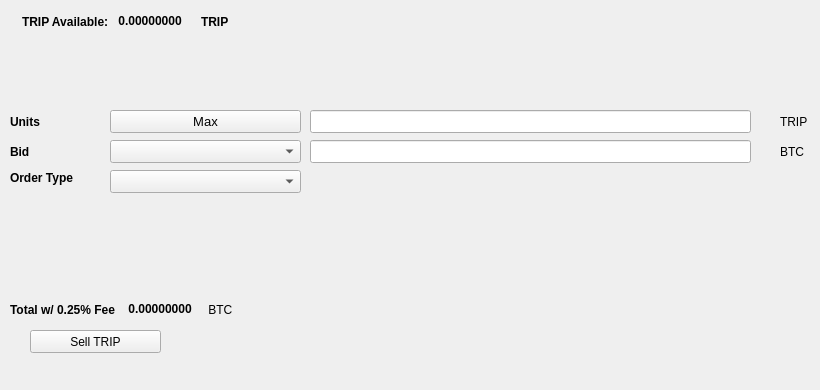
   <widget class="QWidget" name="SellTab">
    <attribute name="title">
     <string>Sell</string>
    </attribute>
    <widget class="QLabel" name="label_16">
     <property name="geometry">
      <rect>
       <x>780</x>
       <y>140</y>
       <width>31</width>
       <height>23</height>
      </rect>
     </property>
     <property name="text">
      <string>BTC</string>
     </property>
    </widget>
    <widget class="QComboBox" name="SellBidcomboBox">
     <property name="geometry">
      <rect>
       <x>110</x>
       <y>140</y>
       <width>191</width>
       <height>23</height>
      </rect>
     </property>
     <property name="font">
      <font>
       <pointsize>10</pointsize>
      </font>
     </property>
    </widget>
    <widget class="QLabel" name="label_18">
     <property name="geometry">
      <rect>
       <x>10</x>
       <y>110</y>
       <width>46</width>
       <height>23</height>
      </rect>
     </property>
     <property name="font">
      <font>
       <weight>75</weight>
       <bold>true</bold>
      </font>
     </property>
     <property name="text">
      <string>Units</string>
     </property>
    </widget>
    <widget class="QPushButton" name="Sell_Max_Amount">
     <property name="geometry">
      <rect>
       <x>110</x>
       <y>110</y>
       <width>191</width>
       <height>23</height>
      </rect>
     </property>
     <property name="font">
      <font>
       <pointsize>10</pointsize>
      </font>
     </property>
     <property name="text">
      <string>Max</string>
     </property>
    </widget>
    <widget class="QLabel" name="label_20">
     <property name="geometry">
      <rect>
       <x>10</x>
       <y>170</y>
       <width>91</width>
       <height>16</height>
      </rect>
     </property>
     <property name="font">
      <font>
       <weight>75</weight>
       <bold>true</bold>
      </font>
     </property>
     <property name="text">
      <string>Order Type</string>
     </property>
    </widget>
    <widget class="QComboBox" name="SellOrdertypeCombo">
     <property name="geometry">
      <rect>
       <x>110</x>
       <y>170</y>
       <width>191</width>
       <height>23</height>
      </rect>
     </property>
     <property name="font">
      <font>
       <pointsize>10</pointsize>
      </font>
     </property>
    </widget>
    <widget class="QLabel" name="label_21">
     <property name="geometry">
      <rect>
       <x>10</x>
       <y>140</y>
       <width>46</width>
       <height>23</height>
      </rect>
     </property>
     <property name="font">
      <font>
       <weight>75</weight>
       <bold>true</bold>
      </font>
     </property>
     <property name="text">
      <string>Bid</string>
     </property>
    </widget>
    <widget class="QLabel" name="label_22">
     <property name="geometry">
      <rect>
       <x>780</x>
       <y>110</y>
       <width>31</width>
       <height>23</height>
      </rect>
     </property>
     <property name="text">
      <string>TRIP</string>
     </property>
    </widget>
    <widget class="QLineEdit" name="UnitsInputTRIP">
     <property name="geometry">
      <rect>
       <x>310</x>
       <y>110</y>
       <width>441</width>
       <height>23</height>
      </rect>
     </property>
     <property name="font">
      <font>
       <pointsize>9</pointsize>
       <weight>75</weight>
       <bold>true</bold>
      </font>
     </property>
    </widget>
    <widget class="QLineEdit" name="SellBidPriceEdit">
     <property name="geometry">
      <rect>
       <x>310</x>
       <y>140</y>
       <width>441</width>
       <height>23</height>
      </rect>
     </property>
     <property name="font">
      <font>
       <pointsize>9</pointsize>
       <weight>75</weight>
       <bold>true</bold>
      </font>
     </property>
    </widget>
    <widget class="QPushButton" name="SellTRIPBTN">
     <property name="geometry">
      <rect>
       <x>30</x>
       <y>330</y>
       <width>131</width>
       <height>23</height>
      </rect>
     </property>
     <property name="text">
      <string>Sell TRIP</string>
     </property>
     <property name="icon">
      <iconset resource="../trip">
       <normaloff>:/icons/bitcoin</normaloff>:/icons/bitcoin</iconset>
     </property>
    </widget>
    <widget class="QWidget" name="layoutWidget3">
     <property name="geometry">
      <rect>
       <x>22</x>
       <y>12</y>
       <width>258</width>
       <height>19</height>
      </rect>
     </property>
     <layout class="QHBoxLayout" name="horizontalLayout">
      <item>
       <widget class="QLabel" name="label232_2">
        <property name="font">
         <font>
          <weight>75</weight>
          <bold>true</bold>
         </font>
        </property>
        <property name="text">
         <string>TRIP Available:</string>
        </property>
       </widget>
      </item>
      <item>
       <widget class="QLabel" name="TRIPAvailableLabel">
        <property name="palette">
         <palette>
          <active>
           <colorrole role="WindowText">
            <brush brushstyle="SolidPattern">
             <color alpha="255">
              <red>0</red>
              <green>0</green>
              <blue>0</blue>
             </color>
            </brush>
           </colorrole>
           <colorrole role="Button">
            <brush brushstyle="SolidPattern">
             <color alpha="255">
              <red>0</red>
              <green>170</green>
              <blue>0</blue>
             </color>
            </brush>
           </colorrole>
           <colorrole role="Light">
            <brush brushstyle="SolidPattern">
             <color alpha="255">
              <red>0</red>
              <green>255</green>
              <blue>0</blue>
             </color>
            </brush>
           </colorrole>
           <colorrole role="Midlight">
            <brush brushstyle="SolidPattern">
             <color alpha="255">
              <red>0</red>
              <green>212</green>
              <blue>0</blue>
             </color>
            </brush>
           </colorrole>
           <colorrole role="Dark">
            <brush brushstyle="SolidPattern">
             <color alpha="255">
              <red>0</red>
              <green>85</green>
              <blue>0</blue>
             </color>
            </brush>
           </colorrole>
           <colorrole role="Mid">
            <brush brushstyle="SolidPattern">
             <color alpha="255">
              <red>0</red>
              <green>113</green>
              <blue>0</blue>
             </color>
            </brush>
           </colorrole>
           <colorrole role="Text">
            <brush brushstyle="SolidPattern">
             <color alpha="255">
              <red>0</red>
              <green>170</green>
              <blue>0</blue>
             </color>
            </brush>
           </colorrole>
           <colorrole role="BrightText">
            <brush brushstyle="SolidPattern">
             <color alpha="255">
              <red>255</red>
              <green>255</green>
              <blue>255</blue>
             </color>
            </brush>
           </colorrole>
           <colorrole role="ButtonText">
            <brush brushstyle="SolidPattern">
             <color alpha="255">
              <red>0</red>
              <green>0</green>
              <blue>0</blue>
             </color>
            </brush>
           </colorrole>
           <colorrole role="Base">
            <brush brushstyle="SolidPattern">
             <color alpha="255">
              <red>255</red>
              <green>255</green>
              <blue>255</blue>
             </color>
            </brush>
           </colorrole>
           <colorrole role="Window">
            <brush brushstyle="SolidPattern">
             <color alpha="255">
              <red>0</red>
              <green>170</green>
              <blue>0</blue>
             </color>
            </brush>
           </colorrole>
           <colorrole role="Shadow">
            <brush brushstyle="SolidPattern">
             <color alpha="255">
              <red>0</red>
              <green>0</green>
              <blue>0</blue>
             </color>
            </brush>
           </colorrole>
           <colorrole role="AlternateBase">
            <brush brushstyle="SolidPattern">
             <color alpha="255">
              <red>127</red>
              <green>212</green>
              <blue>127</blue>
             </color>
            </brush>
           </colorrole>
           <colorrole role="ToolTipBase">
            <brush brushstyle="SolidPattern">
             <color alpha="255">
              <red>255</red>
              <green>255</green>
              <blue>220</blue>
             </color>
            </brush>
           </colorrole>
           <colorrole role="ToolTipText">
            <brush brushstyle="SolidPattern">
             <color alpha="255">
              <red>0</red>
              <green>0</green>
              <blue>0</blue>
             </color>
            </brush>
           </colorrole>
          </active>
          <inactive>
           <colorrole role="WindowText">
            <brush brushstyle="SolidPattern">
             <color alpha="255">
              <red>0</red>
              <green>0</green>
              <blue>0</blue>
             </color>
            </brush>
           </colorrole>
           <colorrole role="Button">
            <brush brushstyle="SolidPattern">
             <color alpha="255">
              <red>0</red>
              <green>170</green>
              <blue>0</blue>
             </color>
            </brush>
           </colorrole>
           <colorrole role="Light">
            <brush brushstyle="SolidPattern">
             <color alpha="255">
              <red>0</red>
              <green>255</green>
              <blue>0</blue>
             </color>
            </brush>
           </colorrole>
           <colorrole role="Midlight">
            <brush brushstyle="SolidPattern">
             <color alpha="255">
              <red>0</red>
              <green>212</green>
              <blue>0</blue>
             </color>
            </brush>
           </colorrole>
           <colorrole role="Dark">
            <brush brushstyle="SolidPattern">
             <color alpha="255">
              <red>0</red>
              <green>85</green>
              <blue>0</blue>
             </color>
            </brush>
           </colorrole>
           <colorrole role="Mid">
            <brush brushstyle="SolidPattern">
             <color alpha="255">
              <red>0</red>
              <green>113</green>
              <blue>0</blue>
             </color>
            </brush>
           </colorrole>
           <colorrole role="Text">
            <brush brushstyle="SolidPattern">
             <color alpha="255">
              <red>0</red>
              <green>170</green>
              <blue>0</blue>
             </color>
            </brush>
           </colorrole>
           <colorrole role="BrightText">
            <brush brushstyle="SolidPattern">
             <color alpha="255">
              <red>255</red>
              <green>255</green>
              <blue>255</blue>
             </color>
            </brush>
           </colorrole>
           <colorrole role="ButtonText">
            <brush brushstyle="SolidPattern">
             <color alpha="255">
              <red>0</red>
              <green>0</green>
              <blue>0</blue>
             </color>
            </brush>
           </colorrole>
           <colorrole role="Base">
            <brush brushstyle="SolidPattern">
             <color alpha="255">
              <red>255</red>
              <green>255</green>
              <blue>255</blue>
             </color>
            </brush>
           </colorrole>
           <colorrole role="Window">
            <brush brushstyle="SolidPattern">
             <color alpha="255">
              <red>0</red>
              <green>170</green>
              <blue>0</blue>
             </color>
            </brush>
           </colorrole>
           <colorrole role="Shadow">
            <brush brushstyle="SolidPattern">
             <color alpha="255">
              <red>0</red>
              <green>0</green>
              <blue>0</blue>
             </color>
            </brush>
           </colorrole>
           <colorrole role="AlternateBase">
            <brush brushstyle="SolidPattern">
             <color alpha="255">
              <red>127</red>
              <green>212</green>
              <blue>127</blue>
             </color>
            </brush>
           </colorrole>
           <colorrole role="ToolTipBase">
            <brush brushstyle="SolidPattern">
             <color alpha="255">
              <red>255</red>
              <green>255</green>
              <blue>220</blue>
             </color>
            </brush>
           </colorrole>
           <colorrole role="ToolTipText">
            <brush brushstyle="SolidPattern">
             <color alpha="255">
              <red>0</red>
              <green>0</green>
              <blue>0</blue>
             </color>
            </brush>
           </colorrole>
          </inactive>
          <disabled>
           <colorrole role="WindowText">
            <brush brushstyle="SolidPattern">
             <color alpha="255">
              <red>0</red>
              <green>85</green>
              <blue>0</blue>
             </color>
            </brush>
           </colorrole>
           <colorrole role="Button">
            <brush brushstyle="SolidPattern">
             <color alpha="255">
              <red>0</red>
              <green>170</green>
              <blue>0</blue>
             </color>
            </brush>
           </colorrole>
           <colorrole role="Light">
            <brush brushstyle="SolidPattern">
             <color alpha="255">
              <red>0</red>
              <green>255</green>
              <blue>0</blue>
             </color>
            </brush>
           </colorrole>
           <colorrole role="Midlight">
            <brush brushstyle="SolidPattern">
             <color alpha="255">
              <red>0</red>
              <green>212</green>
              <blue>0</blue>
             </color>
            </brush>
           </colorrole>
           <colorrole role="Dark">
            <brush brushstyle="SolidPattern">
             <color alpha="255">
              <red>0</red>
              <green>85</green>
              <blue>0</blue>
             </color>
            </brush>
           </colorrole>
           <colorrole role="Mid">
            <brush brushstyle="SolidPattern">
             <color alpha="255">
              <red>0</red>
              <green>113</green>
              <blue>0</blue>
             </color>
            </brush>
           </colorrole>
           <colorrole role="Text">
            <brush brushstyle="SolidPattern">
             <color alpha="255">
              <red>0</red>
              <green>85</green>
              <blue>0</blue>
             </color>
            </brush>
           </colorrole>
           <colorrole role="BrightText">
            <brush brushstyle="SolidPattern">
             <color alpha="255">
              <red>255</red>
              <green>255</green>
              <blue>255</blue>
             </color>
            </brush>
           </colorrole>
           <colorrole role="ButtonText">
            <brush brushstyle="SolidPattern">
             <color alpha="255">
              <red>0</red>
              <green>85</green>
              <blue>0</blue>
             </color>
            </brush>
           </colorrole>
           <colorrole role="Base">
            <brush brushstyle="SolidPattern">
             <color alpha="255">
              <red>0</red>
              <green>170</green>
              <blue>0</blue>
             </color>
            </brush>
           </colorrole>
           <colorrole role="Window">
            <brush brushstyle="SolidPattern">
             <color alpha="255">
              <red>0</red>
              <green>170</green>
              <blue>0</blue>
             </color>
            </brush>
           </colorrole>
           <colorrole role="Shadow">
            <brush brushstyle="SolidPattern">
             <color alpha="255">
              <red>0</red>
              <green>0</green>
              <blue>0</blue>
             </color>
            </brush>
           </colorrole>
           <colorrole role="AlternateBase">
            <brush brushstyle="SolidPattern">
             <color alpha="255">
              <red>0</red>
              <green>170</green>
              <blue>0</blue>
             </color>
            </brush>
           </colorrole>
           <colorrole role="ToolTipBase">
            <brush brushstyle="SolidPattern">
             <color alpha="255">
              <red>255</red>
              <green>255</green>
              <blue>220</blue>
             </color>
            </brush>
           </colorrole>
           <colorrole role="ToolTipText">
            <brush brushstyle="SolidPattern">
             <color alpha="255">
              <red>0</red>
              <green>0</green>
              <blue>0</blue>
             </color>
            </brush>
           </colorrole>
          </disabled>
         </palette>
        </property>
        <property name="font">
         <font>
          <weight>75</weight>
          <bold>true</bold>
         </font>
        </property>
        <property name="text">
         <string> 0.00000000 </string>
        </property>
        <property name="textInteractionFlags">
         <set>Qt::LinksAccessibleByMouse|Qt::TextSelectableByKeyboard|Qt::TextSelectableByMouse</set>
        </property>
       </widget>
      </item>
      <item>
       <widget class="QLabel" name="labelTRIP">
        <property name="font">
         <font>
          <weight>75</weight>
          <bold>true</bold>
         </font>
        </property>
        <property name="text">
         <string>TRIP</string>
        </property>
       </widget>
      </item>
     </layout>
    </widget>
    <widget class="QWidget" name="layoutWidget">
     <property name="geometry">
      <rect>
       <x>10</x>
       <y>300</y>
       <width>268</width>
       <height>19</height>
      </rect>
     </property>
     <layout class="QHBoxLayout" name="horizontalLayout_2">
      <item>
       <widget class="QLabel" name="label_19">
        <property name="font">
         <font>
          <weight>75</weight>
          <bold>true</bold>
         </font>
        </property>
        <property name="text">
         <string>Total w/ 0.25% Fee </string>
        </property>
       </widget>
      </item>
      <item>
       <widget class="QLabel" name="SellCostLabel">
        <property name="palette">
         <palette>
          <active>
           <colorrole role="WindowText">
            <brush brushstyle="SolidPattern">
             <color alpha="255">
              <red>0</red>
              <green>0</green>
              <blue>0</blue>
             </color>
            </brush>
           </colorrole>
           <colorrole role="Button">
            <brush brushstyle="SolidPattern">
             <color alpha="255">
              <red>0</red>
              <green>170</green>
              <blue>0</blue>
             </color>
            </brush>
           </colorrole>
           <colorrole role="Light">
            <brush brushstyle="SolidPattern">
             <color alpha="255">
              <red>0</red>
              <green>255</green>
              <blue>0</blue>
             </color>
            </brush>
           </colorrole>
           <colorrole role="Midlight">
            <brush brushstyle="SolidPattern">
             <color alpha="255">
              <red>0</red>
              <green>212</green>
              <blue>0</blue>
             </color>
            </brush>
           </colorrole>
           <colorrole role="Dark">
            <brush brushstyle="SolidPattern">
             <color alpha="255">
              <red>0</red>
              <green>85</green>
              <blue>0</blue>
             </color>
            </brush>
           </colorrole>
           <colorrole role="Mid">
            <brush brushstyle="SolidPattern">
             <color alpha="255">
              <red>0</red>
              <green>113</green>
              <blue>0</blue>
             </color>
            </brush>
           </colorrole>
           <colorrole role="Text">
            <brush brushstyle="SolidPattern">
             <color alpha="255">
              <red>0</red>
              <green>170</green>
              <blue>0</blue>
             </color>
            </brush>
           </colorrole>
           <colorrole role="BrightText">
            <brush brushstyle="SolidPattern">
             <color alpha="255">
              <red>255</red>
              <green>255</green>
              <blue>255</blue>
             </color>
            </brush>
           </colorrole>
           <colorrole role="ButtonText">
            <brush brushstyle="SolidPattern">
             <color alpha="255">
              <red>0</red>
              <green>0</green>
              <blue>0</blue>
             </color>
            </brush>
           </colorrole>
           <colorrole role="Base">
            <brush brushstyle="SolidPattern">
             <color alpha="255">
              <red>255</red>
              <green>255</green>
              <blue>255</blue>
             </color>
            </brush>
           </colorrole>
           <colorrole role="Window">
            <brush brushstyle="SolidPattern">
             <color alpha="255">
              <red>0</red>
              <green>170</green>
              <blue>0</blue>
             </color>
            </brush>
           </colorrole>
           <colorrole role="Shadow">
            <brush brushstyle="SolidPattern">
             <color alpha="255">
              <red>0</red>
              <green>0</green>
              <blue>0</blue>
             </color>
            </brush>
           </colorrole>
           <colorrole role="AlternateBase">
            <brush brushstyle="SolidPattern">
             <color alpha="255">
              <red>127</red>
              <green>212</green>
              <blue>127</blue>
             </color>
            </brush>
           </colorrole>
           <colorrole role="ToolTipBase">
            <brush brushstyle="SolidPattern">
             <color alpha="255">
              <red>255</red>
              <green>255</green>
              <blue>220</blue>
             </color>
            </brush>
           </colorrole>
           <colorrole role="ToolTipText">
            <brush brushstyle="SolidPattern">
             <color alpha="255">
              <red>0</red>
              <green>0</green>
              <blue>0</blue>
             </color>
            </brush>
           </colorrole>
          </active>
          <inactive>
           <colorrole role="WindowText">
            <brush brushstyle="SolidPattern">
             <color alpha="255">
              <red>0</red>
              <green>0</green>
              <blue>0</blue>
             </color>
            </brush>
           </colorrole>
           <colorrole role="Button">
            <brush brushstyle="SolidPattern">
             <color alpha="255">
              <red>0</red>
              <green>170</green>
              <blue>0</blue>
             </color>
            </brush>
           </colorrole>
           <colorrole role="Light">
            <brush brushstyle="SolidPattern">
             <color alpha="255">
              <red>0</red>
              <green>255</green>
              <blue>0</blue>
             </color>
            </brush>
           </colorrole>
           <colorrole role="Midlight">
            <brush brushstyle="SolidPattern">
             <color alpha="255">
              <red>0</red>
              <green>212</green>
              <blue>0</blue>
             </color>
            </brush>
           </colorrole>
           <colorrole role="Dark">
            <brush brushstyle="SolidPattern">
             <color alpha="255">
              <red>0</red>
              <green>85</green>
              <blue>0</blue>
             </color>
            </brush>
           </colorrole>
           <colorrole role="Mid">
            <brush brushstyle="SolidPattern">
             <color alpha="255">
              <red>0</red>
              <green>113</green>
              <blue>0</blue>
             </color>
            </brush>
           </colorrole>
           <colorrole role="Text">
            <brush brushstyle="SolidPattern">
             <color alpha="255">
              <red>0</red>
              <green>170</green>
              <blue>0</blue>
             </color>
            </brush>
           </colorrole>
           <colorrole role="BrightText">
            <brush brushstyle="SolidPattern">
             <color alpha="255">
              <red>255</red>
              <green>255</green>
              <blue>255</blue>
             </color>
            </brush>
           </colorrole>
           <colorrole role="ButtonText">
            <brush brushstyle="SolidPattern">
             <color alpha="255">
              <red>0</red>
              <green>0</green>
              <blue>0</blue>
             </color>
            </brush>
           </colorrole>
           <colorrole role="Base">
            <brush brushstyle="SolidPattern">
             <color alpha="255">
              <red>255</red>
              <green>255</green>
              <blue>255</blue>
             </color>
            </brush>
           </colorrole>
           <colorrole role="Window">
            <brush brushstyle="SolidPattern">
             <color alpha="255">
              <red>0</red>
              <green>170</green>
              <blue>0</blue>
             </color>
            </brush>
           </colorrole>
           <colorrole role="Shadow">
            <brush brushstyle="SolidPattern">
             <color alpha="255">
              <red>0</red>
              <green>0</green>
              <blue>0</blue>
             </color>
            </brush>
           </colorrole>
           <colorrole role="AlternateBase">
            <brush brushstyle="SolidPattern">
             <color alpha="255">
              <red>127</red>
              <green>212</green>
              <blue>127</blue>
             </color>
            </brush>
           </colorrole>
           <colorrole role="ToolTipBase">
            <brush brushstyle="SolidPattern">
             <color alpha="255">
              <red>255</red>
              <green>255</green>
              <blue>220</blue>
             </color>
            </brush>
           </colorrole>
           <colorrole role="ToolTipText">
            <brush brushstyle="SolidPattern">
             <color alpha="255">
              <red>0</red>
              <green>0</green>
              <blue>0</blue>
             </color>
            </brush>
           </colorrole>
          </inactive>
          <disabled>
           <colorrole role="WindowText">
            <brush brushstyle="SolidPattern">
             <color alpha="255">
              <red>0</red>
              <green>85</green>
              <blue>0</blue>
             </color>
            </brush>
           </colorrole>
           <colorrole role="Button">
            <brush brushstyle="SolidPattern">
             <color alpha="255">
              <red>0</red>
              <green>170</green>
              <blue>0</blue>
             </color>
            </brush>
           </colorrole>
           <colorrole role="Light">
            <brush brushstyle="SolidPattern">
             <color alpha="255">
              <red>0</red>
              <green>255</green>
              <blue>0</blue>
             </color>
            </brush>
           </colorrole>
           <colorrole role="Midlight">
            <brush brushstyle="SolidPattern">
             <color alpha="255">
              <red>0</red>
              <green>212</green>
              <blue>0</blue>
             </color>
            </brush>
           </colorrole>
           <colorrole role="Dark">
            <brush brushstyle="SolidPattern">
             <color alpha="255">
              <red>0</red>
              <green>85</green>
              <blue>0</blue>
             </color>
            </brush>
           </colorrole>
           <colorrole role="Mid">
            <brush brushstyle="SolidPattern">
             <color alpha="255">
              <red>0</red>
              <green>113</green>
              <blue>0</blue>
             </color>
            </brush>
           </colorrole>
           <colorrole role="Text">
            <brush brushstyle="SolidPattern">
             <color alpha="255">
              <red>0</red>
              <green>85</green>
              <blue>0</blue>
             </color>
            </brush>
           </colorrole>
           <colorrole role="BrightText">
            <brush brushstyle="SolidPattern">
             <color alpha="255">
              <red>255</red>
              <green>255</green>
              <blue>255</blue>
             </color>
            </brush>
           </colorrole>
           <colorrole role="ButtonText">
            <brush brushstyle="SolidPattern">
             <color alpha="255">
              <red>0</red>
              <green>85</green>
              <blue>0</blue>
             </color>
            </brush>
           </colorrole>
           <colorrole role="Base">
            <brush brushstyle="SolidPattern">
             <color alpha="255">
              <red>0</red>
              <green>170</green>
              <blue>0</blue>
             </color>
            </brush>
           </colorrole>
           <colorrole role="Window">
            <brush brushstyle="SolidPattern">
             <color alpha="255">
              <red>0</red>
              <green>170</green>
              <blue>0</blue>
             </color>
            </brush>
           </colorrole>
           <colorrole role="Shadow">
            <brush brushstyle="SolidPattern">
             <color alpha="255">
              <red>0</red>
              <green>0</green>
              <blue>0</blue>
             </color>
            </brush>
           </colorrole>
           <colorrole role="AlternateBase">
            <brush brushstyle="SolidPattern">
             <color alpha="255">
              <red>0</red>
              <green>170</green>
              <blue>0</blue>
             </color>
            </brush>
           </colorrole>
           <colorrole role="ToolTipBase">
            <brush brushstyle="SolidPattern">
             <color alpha="255">
              <red>255</red>
              <green>255</green>
              <blue>220</blue>
             </color>
            </brush>
           </colorrole>
           <colorrole role="ToolTipText">
            <brush brushstyle="SolidPattern">
             <color alpha="255">
              <red>0</red>
              <green>0</green>
              <blue>0</blue>
             </color>
            </brush>
           </colorrole>
          </disabled>
         </palette>
        </property>
        <property name="font">
         <font>
          <weight>75</weight>
          <bold>true</bold>
         </font>
        </property>
        <property name="autoFillBackground">
         <bool>false</bool>
        </property>
        <property name="text">
         <string> 0.00000000</string>
        </property>
        <property name="textInteractionFlags">
         <set>Qt::LinksAccessibleByMouse|Qt::TextSelectableByMouse</set>
        </property>
       </widget>
      </item>
      <item>
       <widget class="QLabel" name="label_17">
        <property name="font">
         <font>
          <weight>50</weight>
          <bold>false</bold>
         </font>
        </property>
        <property name="text">
         <string> BTC</string>
        </property>
       </widget>
      </item>
     </layout>
    </widget>
    <widget class="QLabel" name="label_23">
     <property name="geometry">
      <rect>
       <x>460</x>
       <y>300</y>
       <width>281</width>
       <height>81</height>
      </rect>
     </property>
     <property name="text">
      <string/>
     </property>
     <property name="pixmap">
      <pixmap>:/images/bittrex</pixmap>
     </property>
    </widget>
   </widget>
